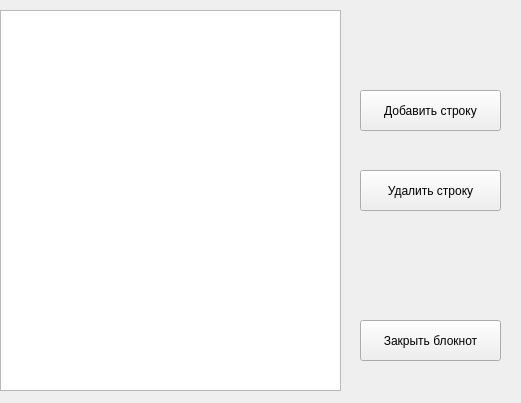
<?xml version="1.0" encoding="UTF-8"?>
<ui version="4.0">
 <class>Blokn</class>
 <widget class="QMainWindow" name="Blokn">
  <property name="geometry">
   <rect>
    <x>0</x>
    <y>0</y>
    <width>521</width>
    <height>403</height>
   </rect>
  </property>
  <property name="minimumSize">
   <size>
    <width>521</width>
    <height>403</height>
   </size>
  </property>
  <property name="maximumSize">
   <size>
    <width>521</width>
    <height>403</height>
   </size>
  </property>
  <property name="windowTitle">
   <string>Блокнот</string>
  </property>
  <widget class="QWidget" name="centralwidget">
   <widget class="QTableWidget" name="tableWidget">
    <property name="geometry">
     <rect>
      <x>0</x>
      <y>10</y>
      <width>341</width>
      <height>381</height>
     </rect>
    </property>
   </widget>
   <widget class="QPushButton" name="pushButton">
    <property name="geometry">
     <rect>
      <x>360</x>
      <y>320</y>
      <width>141</width>
      <height>41</height>
     </rect>
    </property>
    <property name="text">
     <string>Закрыть блокнот</string>
    </property>
   </widget>
   <widget class="QPushButton" name="pushButton_3">
    <property name="geometry">
     <rect>
      <x>360</x>
      <y>90</y>
      <width>141</width>
      <height>41</height>
     </rect>
    </property>
    <property name="text">
     <string>Добавить строку</string>
    </property>
   </widget>
   <widget class="QPushButton" name="pushButton_4">
    <property name="geometry">
     <rect>
      <x>360</x>
      <y>170</y>
      <width>141</width>
      <height>41</height>
     </rect>
    </property>
    <property name="text">
     <string>Удалить строку</string>
    </property>
   </widget>
  </widget>
 </widget>
 <resources/>
 <connections>
  <connection>
   <sender>pushButton</sender>
   <signal>clicked()</signal>
   <receiver>Blokn</receiver>
   <slot>close()</slot>
   <hints>
    <hint type="sourcelabel">
     <x>80</x>
     <y>370</y>
    </hint>
    <hint type="destinationlabel">
     <x>255</x>
     <y>201</y>
    </hint>
   </hints>
  </connection>
 </connections>
</ui>
